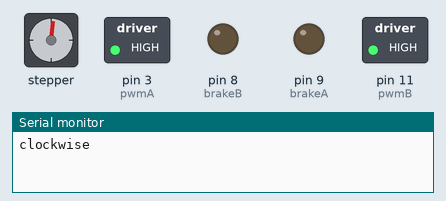
Simulated run of this sketch. Board: Arduino Uno, built with avr-gcc and run on an emulated ATmega328P. On the bench: stepper motor, switched loads named in the sketch (green lamp = pin HIGH), output pins drawn as LEDs (lit = HIGH), the last lines printed to the serial monitor. Stepper angles assume 200 steps per turn.

Above: at 0.05 s.
At 0.5 s:
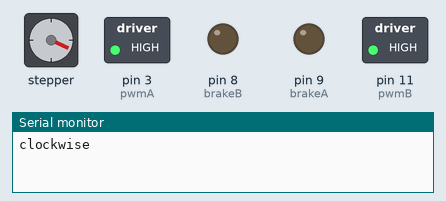
At 0.75 s:
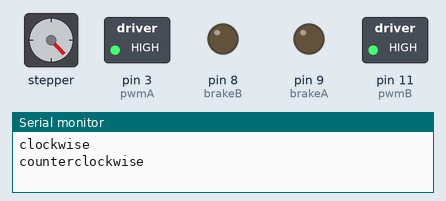
At 1.0 s:
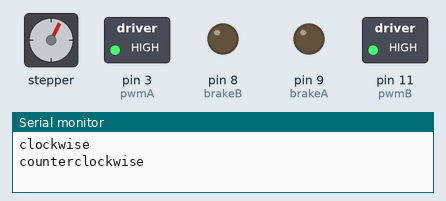
Timing chart, 0 to 8.5 s (numbered marks = the images above):
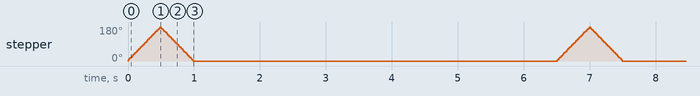

The sketch:

TestStepper.ino
```cpp
/*
 Stepper Motor Control - one revolution

 This program drives a unipolar or bipolar stepper motor.
 The motor is attached to digital pins 8 - 11 of the Arduino.

 The motor should revolve one revolution in one direction, then
 one revolution in the other direction.


 Created 11 Mar. 2007
 Modified 30 Nov. 2009
 by Tom Igoe

 */

#include <Stepper.h>

// Stepper
const int pwmA = 3;
const int pwmB = 11;
const int brakeA = 9;
const int brakeB = 8;
const int dirA = 12;
const int dirB = 13;
const int stepsPerRevolution = 200;  // change this to fit the number of steps per revolution
// for your motor

// initialize the stepper library on pins 8 through 11:
Stepper myStepper(stepsPerRevolution, 12, 13);

void setup() {
  // set the PWM and brake pins so that the direction pins  // can be used to control the motor:
  pinMode(pwmA, OUTPUT);
  pinMode(pwmB, OUTPUT);
  pinMode(brakeA, OUTPUT);
  pinMode(brakeB, OUTPUT);

  digitalWrite(pwmA, HIGH);
  digitalWrite(pwmB, HIGH);
  digitalWrite(brakeA, LOW);
  digitalWrite(brakeB, LOW);

  // set the speed at 60 rpm:
  myStepper.setSpeed(60);
  // initialize the serial port:
  Serial.begin(9600);
}

void loop() {
  // step one revolution  in one direction:
  Serial.println("clockwise");
  myStepper.step(100);
  Serial.println("counterclockwise");
  myStepper.step(-100);
  ////////////Questions///////////////////////////////////
  //actually we will use rotation*angle that was calculate in rfid-4 loop()
  //myStepper.step(rotaion*angle);
  delay(5500);//we don't want to use delay but just let the motor stop and wait until the next input value.???????


}
```

Measured:
- by itself, stepper: turns 180° clockwise in 0.48 s, then 180° counter-clockwise in 0.48 s, repeating every 6.5 s
